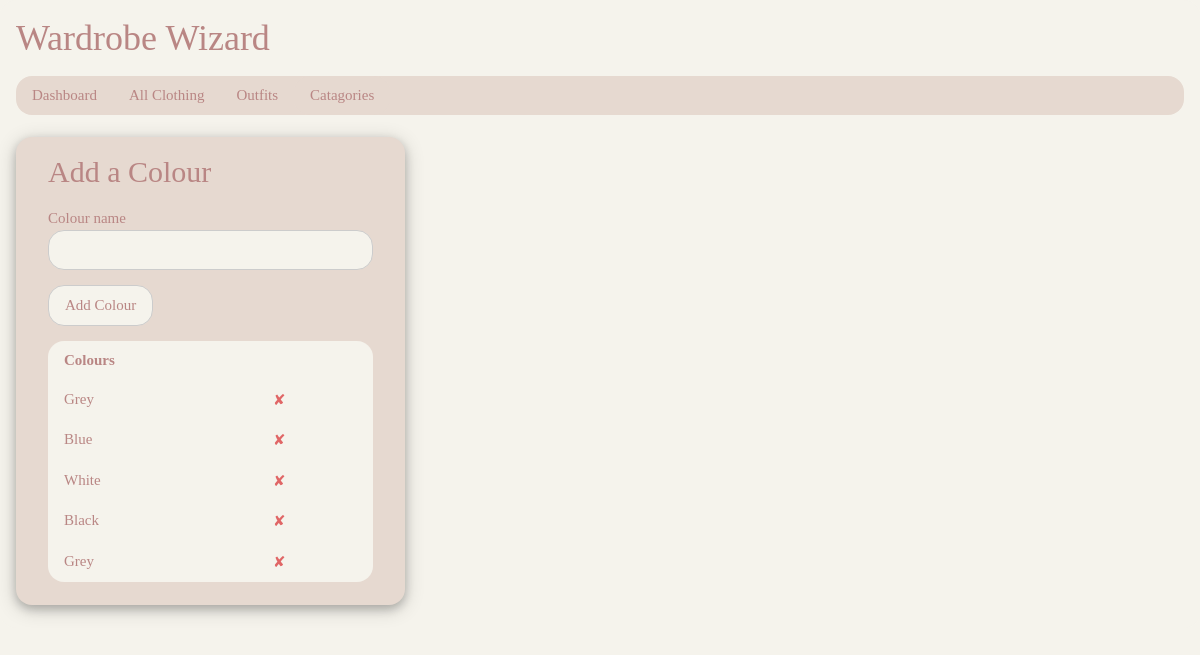
Page /colours (signed in) on the earlier database version.
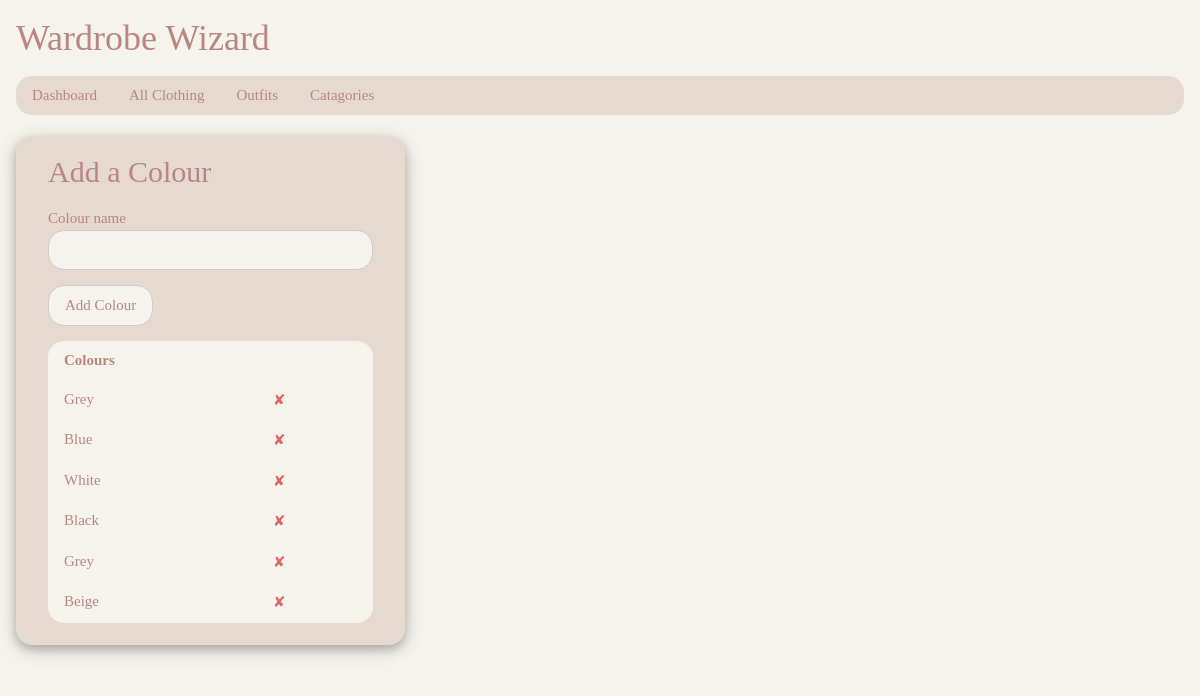
Same page on the later database version.
### tables this page shows
CREATE TABLE colour (colour_id INTEGER PRIMARY KEY, colour_name TEXT, user_id INTEGER REFERENCES user (user_id));

### app.py (the view, shortened to what this page needs)
@app.route('/colours', methods=['GET', 'POST'])
def add_colour():
    if 'user_id' in session:
        user_id = session['user_id']
        return viewcolours(user_id)
    else:
        return redirect(url_for('login'))

### app.py (called while the page is built)
@app.route('/colours/<int:user_id>')
def viewcolours(user_id):
    if 'user_id' in session:
        user_id = session['user_id']
        db = sqlite3.connect(DB)
        cursor = db.cursor()
        cursor.execute("SELECT * FROM colour WHERE user_id =?",(user_id,))
        colours_results = cursor.fetchall()
        db.close()
        return render_template("colours.html", user_id=user_id, colours_results=colours_results)
    else:
        return redirect(url_for('login'))

### templates/colours.html
{% extends "base.html" %}
{% block body %}
<br>
<div class="w3-col s4">
  <div class="w3-container colour5 w3-round-xlarge w3-card-4">
    <form class="w3-container" action="{{ url_for('add_colour') }}" method="POST">
      <h2>Add a Colour</h2>
      <label> Colour name</label>
      <input name="colour_name" type="text" maxlength="25" placeholder=" " class="w3-input w3-border" required>
      <p><input button type="submit" value="Add Colour" class="w3-ckp-button w3-round-xlarge colour4 w3-border"></p>
    </form>
  <div class="w3-container">
    <table class="w3-ckp-table colour4">
      <tr>
        <th>Colours</th>
        <th></th>
      </tr>
      {% for item in colours_results %}
      <tr>
        <td>{{ item[1] }}</td>
        <td>
          <form method="POST" action="{{ url_for('delete_colour', ID=item[0]) }}">
            <input type="submit" title="Delete" class="input delete-button" value="&#10008;" onclick="return confirm('Are you sure you want to delete this Colour?')">
          </form>
        </td>
      </tr>
      {% endfor %}
    </table>
    <br>
    </div>
  </div>
  <br>
  </div>
</div>
<br>
{% endblock %}

Differences in the rows shown:
added colour: colour_name "Beige"
